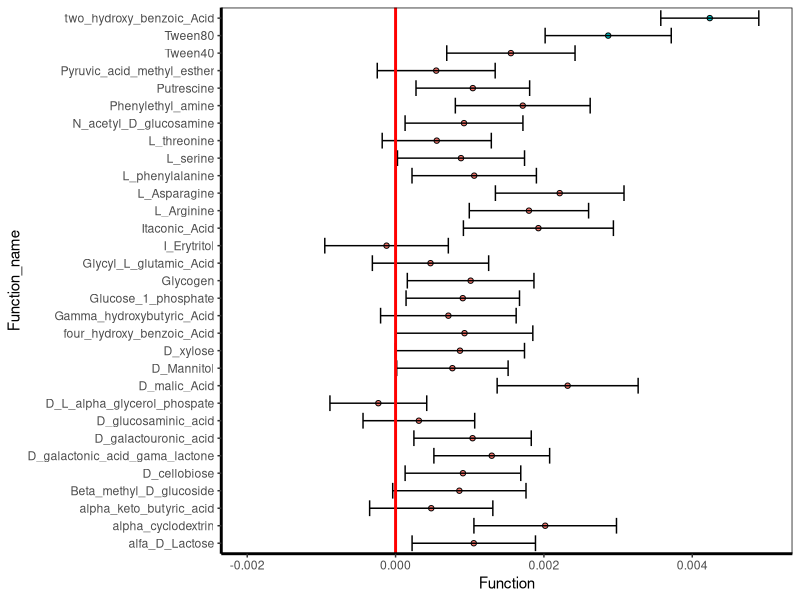

This chart was generated by the following R code:
#title: "Fig2_BEF_estimates_narrow.R"
#author: "Dr CG"
#date:"7/7/2025"

# Description:
# This script generates Figure 2 and performs the associated statistical tests.

## Load libraries
library(dplyr)
library(ggplot2)

## set saving parameters
OUTPATH=paste(getwd(), "/output_tables", sep='')
date=Sys.Date()

## Set plotting parameters
Theme=theme_classic(base_size=11, base_family="Helvetica") +
  theme(axis.line = element_line(linewidth = 1, colour = "black", linetype = "solid")) +
  theme(plot.title = element_text(size = 12))+ theme(panel.border=element_rect(fill=NA))
Theme2=Theme+ theme(legend.position="none") + theme(panel.border=element_rect(fill=NA))

## Load tables
meta.div=read.table('output_tables/MetaDiv_table_DegExp2025-04-01.txt', header=TRUE)
weight.table=read.table('input_data/DegExp_WeightChange_data_raw.txt', header=TRUE)
Plate.table=read.table('input_data/Plate.table.full.txt', header=TRUE)

## Edit tables
### sampleid column to identify samples uniquely
weight.table$Sampleid=weight.table$Tube_name
### dilution as continuous (1:5) using the column meta.table$dilution
weight.table$dilution1=factor(weight.table$dilution, levels=c('5', '4', '3', '2', '1')) # as factor
### create a Description column that corresponds to the div.table and meta.table
weight.table$Description=paste(weight.table$dilution, weight.table$Series, weight.table$Rep, sep='_')
### dilution factors for each tube
weight.table$dilution.factor=weight.table$dilution # as continuous but calculating the dilution factor:
weight.table[which(weight.table$dilution.factor==1),13]=10^-4
weight.table[which(weight.table$dilution.factor==2),13]=10^-3
weight.table[which(weight.table$dilution.factor==3),13]=10^-2
weight.table[which(weight.table$dilution.factor==4),13]=10^-1
weight.table[which(weight.table$dilution.factor==5),13]=1
### convert g to mg
weight.table$W_Change_mg=1000*weight.table$W_Change
### Edit Ecoplate tables
Plate.table$Sampleid=Plate.table$Sample
Plate.table$Series=as.character(Plate.table$Series)
Plate.table[(Plate.table<=0.00001)]=0

## Merge datasets
pre=meta.div[which(meta.div$dataset=='pre'),]

## Separate dataset
fun.table.pre=left_join(pre, Plate.table, by=c('Sampleid'))
fun.table.pre2=inner_join(fun.table.pre, weight.table[which(weight.table$dataset=='pre'),], by=c('Sampleid'))

# First model
## set up
names.funct.pre=colnames(fun.table.pre2)[20:50]
names.funct.pre=sort(names.funct.pre)
data=fun.table.pre2
model.results.funct.pre=c()
## loop
for (i in 1:length(names.funct.pre)) {
  funct1=names.funct.pre[i]
  # linear generalized models
  mod.lm.null=lm(get(funct1)~1, data=data)
  mod.lm.rich=lm(get(funct1)~richness, data=data) 
  # mixed: none were significant, removed 
  # evaluate models with AIC
  aic.models=AIC(mod.lm.null, mod.lm.rich) #, mod.glmm.ser, mod.glmm.rich.ser, mod.glmm.null)
  mod.select=(aic.models[which(aic.models$AIC==min(aic.models$AIC)),])
  mod.select.table=c(mod.select=rownames(mod.select), 
                     df=mod.select$df, 
                     aic=mod.select$AIC,
                     R2=(summary(get(rownames(mod.select))))$adj.r.squared, 
                     Function_name=funct1)
  mod.results=summary(mod.lm.rich)
  mod.results.coef=mod.results$coefficients[2,]
  mod.select.table2=c(mod.select.table, mod.results.coef)
  model.results.funct.pre=rbind(mod.select.table2, model.results.funct.pre)
}
## cleaning table
rownames(model.results.funct.pre)=model.results.funct.pre[,5]
model.results.funct.pre=data.frame(model.results.funct.pre)
colnames(model.results.funct.pre)[9]='p.value'
model.results.funct.pre$p.adj=p.adjust(model.results.funct.pre$p.value, method='BH')
## select and identify significant relationships
model.results.funct.pre$significant=model.results.funct.pre$p.adj
model.results.funct.pre[which(model.results.funct.pre$p.adj<=0.05),
                        which(colnames(model.results.funct.pre)=='significant')]='yes'
model.results.funct.pre[which(model.results.funct.pre$p.adj>=0.051),
                        which(colnames(model.results.funct.pre)=='significant')]='no'
model.results.funct.pre$slope=model.results.funct.pre$Estimate
model.results.funct.pre[which(model.results.funct.pre$slope>=0),
                        which(colnames(model.results.funct.pre)=='slope')]='positive'
model.results.funct.pre[which(model.results.funct.pre$slope<=0),
                        which(colnames(model.results.funct.pre)=='slope')]='negative'
## edit the table
model.results.funct.pre$Estimate=as.numeric(model.results.funct.pre$Estimate)
model.results.funct.pre$p.adj=as.numeric(model.results.funct.pre$p.adj)
model.results.funct.pre$R2=as.numeric(model.results.funct.pre$R2)
## save the table
model.results.functpre.path = paste(OUTPATH, '/glmm_funct_rich', date,'.txt', sep='')
write.table(model.results.funct.pre,  model.results.functpre.path , sep="\t")

# PLOT
model.results.funct.pre$standarderr=as.numeric(model.results.funct.pre$Std..Error)
plot.estimatepre=ggplot(data=model.results.funct.pre, 
                        aes(x=Function_name, y=Estimate)) + 
  geom_point(shape=21, aes(fill=significant)) + 
  geom_errorbar(data=model.results.funct.pre,
                aes(ymin=(Estimate-standarderr), ymax=(Estimate+standarderr))) +
  geom_hline(yintercept = 0, color = 'red', linewidth =1) +
  Theme2 + ylim(-0.002, 0.005) +
  labs(y='Function') +
  coord_flip()
plot(plot.estimatepre)
